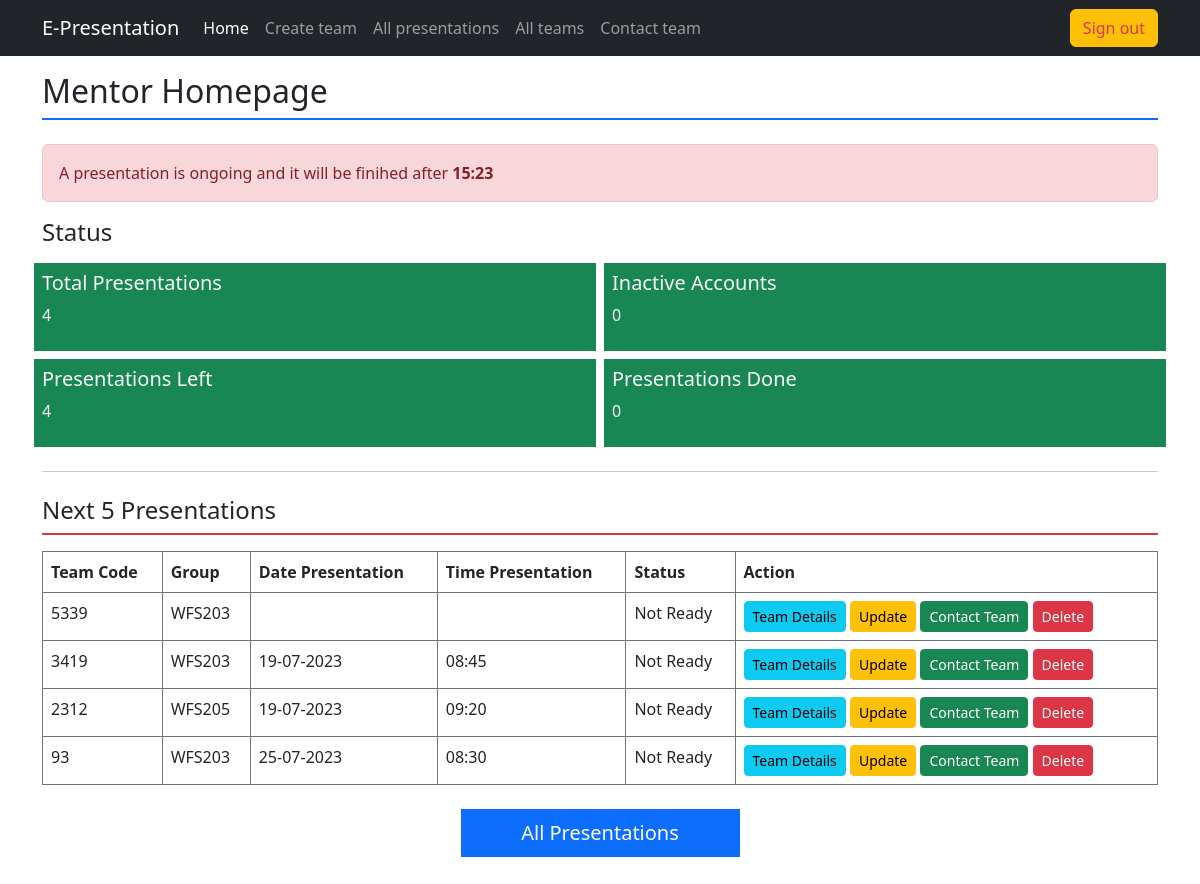
The page /index.php?action=mentor_homepage (signed in) on the database as committed earlier.
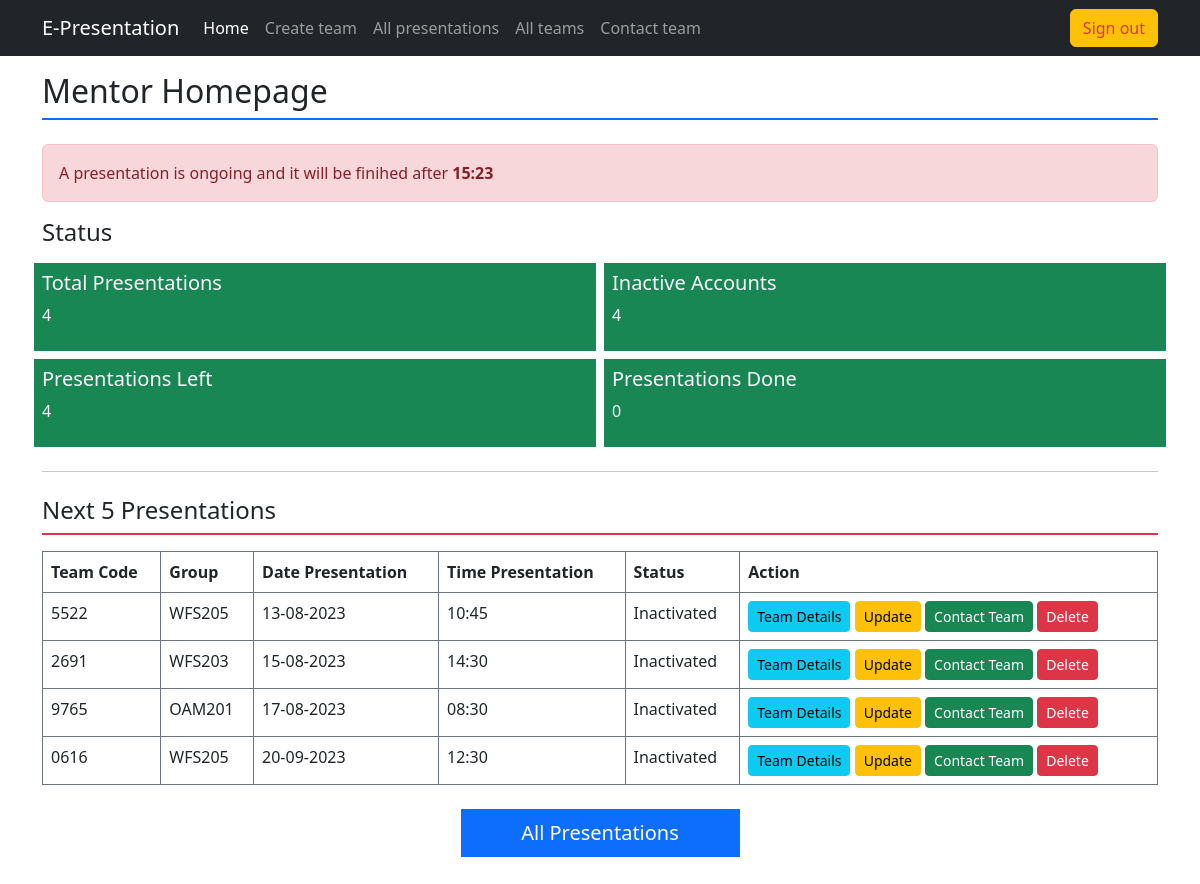
The same page on the database as committed later.
### tables this page shows
CREATE TABLE `team` (
  `team_code` varchar(8) NOT NULL,
  `group_code` varchar(10) NOT NULL,
  `presentation_date` date DEFAULT NULL,
  `presentation_time` time DEFAULT NULL,
  `status` enum('Done','Ready','Not Ready','Inactivated') DEFAULT 'Inactivated'
);

### controller/layouts_rendering.php (called while the page is built, shortened)
<?php
    class LayoutRendering {
        static function mentor_homepage_layout() {
            $presentations = PresentationModel::retrieve_all_teams();
            $inactive_accounts = 0;
            $presentations_done = 0;
            $presentations_left = 0;
            foreach($presentations as $presentation):
                if (strtolower($presentation["status"]) == "inactivated"):
                    ++$inactive_accounts;
                    ++$presentations_left;
                elseif (strtolower($presentation["status"]) == "done"):
                    ++$presentations_done;
                else:
                    ++$presentations_left;
                endif;
            endforeach;
            require "view/mentor/mentor_homepage.php";
        }
    }

### model/team_model.php (called while the page is built, shortened)
<?php
    class PresentationModel {
        static function connection() {
            $username = "root";
            $password = "";
            $host = "localhost";
            $dbname = "e-presentations";
            $dsn = "mysql:host=$host;dbname=$dbname";
            try {
                return new PDO($dsn, $username, $password);
            } catch (PDOException $err) {
                echo "<div class='alert alert-danger'>Database connection couldn't be established</div>";
                $err->getMessage();
            }
        }
        static function retrieve_all_teams() {
            $connection = self::connection();
            $query = $connection->query("SELECT * FROM team ORDER BY presentation_date, presentation_time");
            return $query->fetchAll(PDO::FETCH_ASSOC);
        }
    }
?>

### view/mentor/mentor_homepage.php (the view, shortened to what this page needs)
<h2 class="border-bottom pb-2 border-2 border-primary mb-4">Mentor Homepage</h2>
    <div class="alert alert-danger">
        A presentation is ongoing and it will be finihed after <span class="fw-bold">15:23</span>
    </div>
    <h4>Status</h4>
    <section class="row text-light">
    <div class="col-6 g-2">
        <article class="bg-success p-2">
        <h5>Total Presentations</h5>
        <p><?= count($presentations) ?></p>
        </article>
    </div>
    <div class="col-6 g-2">
        <article class="bg-success p-2">
        <h5>Inactive Accounts</h5>
        <p><?= $inactive_accounts ?></p>
        </article>
    </div>
    <div class="col-6 g-2">
        <article class="bg-success p-2">
        <h5>Presentations Left</h5>
        <p><?= $presentations_left ?></p>
        </article>
    </div>
    <div class="col-6 g-2">
        <article class="bg-success p-2">
        <h5>Presentations Done</h5>
        <p><?= $presentations_done ?></p>
        </article>
    </div>
    </section>
    <hr class="my-4" />
    <h4 class="border-bottom pb-2 border-2 border-danger mb-3">Next 5 Presentations</h4>
    <table class="table table-bordered table-hover border-secondary border-striped border">
    <thead>
        <th>Team Code</th>
        <th>Group</th>
        <th>Date Presentation</th>
        <th>Time Presentation</th>
        <th>Status</th>
        <th>Action</th>
    </thead>
    <?php
        foreach($presentations as $presentation):
    ?>
    <tr>
        <td><?= $presentation["team_code"] ?></td>
        <td><?= $presentation["group_code"] ?></td>
        <td><?= implode("-", array_reverse(explode("-", $presentation["presentation_date"]))) ?></td>
        <td><?= substr($presentation["presentation_time"], 0, 5) ?></td>
        <td><?= $presentation["status"] ?></td>
        <td>
            <a href="index.php?action=team_info&team_code=<?= $presentation["team_code"] ?>" class="btn btn-sm btn-info">Team Details</a>
            <a href="index.php?action=update&team_code=<?= $presentation["team_code"] ?>" class="btn btn-warning btn-sm">Update</a>
            <a href="index.php?action=contact&team_code=<?= $presentation["team_code"] ?>" class="btn btn-success btn-sm">Contact Team</a>
            <button class="btn btn-danger btn-sm">Delete</button>
        </td>
    </tr>
    <?php endforeach;?>
    </table>
    <a href="index.php?action=all_presentations" class="btn btn-lg rounded-0 btn-primary my-4 d-block m-auto w-25">All Presentations</a>
<?php
    $content = ob_get_contents();
    require "view/master.php";
?>

### index.php (shortened to what this page needs)
<?php
    require "model/team_model.php";
    require "controller/layouts_rendering.php";
    if (isset($_GET["action"])) {
        switch ($_GET["action"]):
            case "mentor_homepage":
                LayoutRendering::mentor_homepage_layout();
                break;
        endswitch;
    } else {
        LayoutRendering::main();
    }
?>

### view/master.php (shortened to what this page needs)
<!DOCTYPE html>
<html lang="en">
<head>
    <link rel="stylesheet" href="https://cdn.jsdelivr.net/npm/bootstrap@5.2.3/dist/css/bootstrap.min.css" />
    <link rel="stylesheet" href="https://cdn.jsdelivr.net/npm/bootstrap-icons@1.10.5/font/bootstrap-icons.css">
</head>
<body>
    <main class="container py-3">
    <?= $content ?>
    </main>
</body>
</html>

Rows that differ between the two databases and show on the page:
removed team: team_code "5339", group_code "WFS203", status "Not Ready"
removed team: team_code "3419", group_code "WFS203", presentation_date "19-07-2023", presentation_time "08:45", status "Not Ready"
removed team: team_code "2312", group_code "WFS205", presentation_date "19-07-2023", presentation_time "09:20", status "Not Ready"
removed team: team_code "93", group_code "WFS203", presentation_date "25-07-2023", presentation_time "08:30", status "Not Ready"
added team: team_code "5522", group_code "WFS205", presentation_date "13-08-2023", presentation_time "10:45", status "Inactivated"
added team: team_code "2691", group_code "WFS203", presentation_date "15-08-2023", presentation_time "14:30", status "Inactivated"
added team: team_code "9765", group_code "OAM201", presentation_date "17-08-2023", presentation_time "08:30", status "Inactivated"
added team: team_code "0616", group_code "WFS205", presentation_date "20-09-2023", presentation_time "12:30", status "Inactivated"
Other text that changed with them:
$inactive_accounts: "0" → "4"
